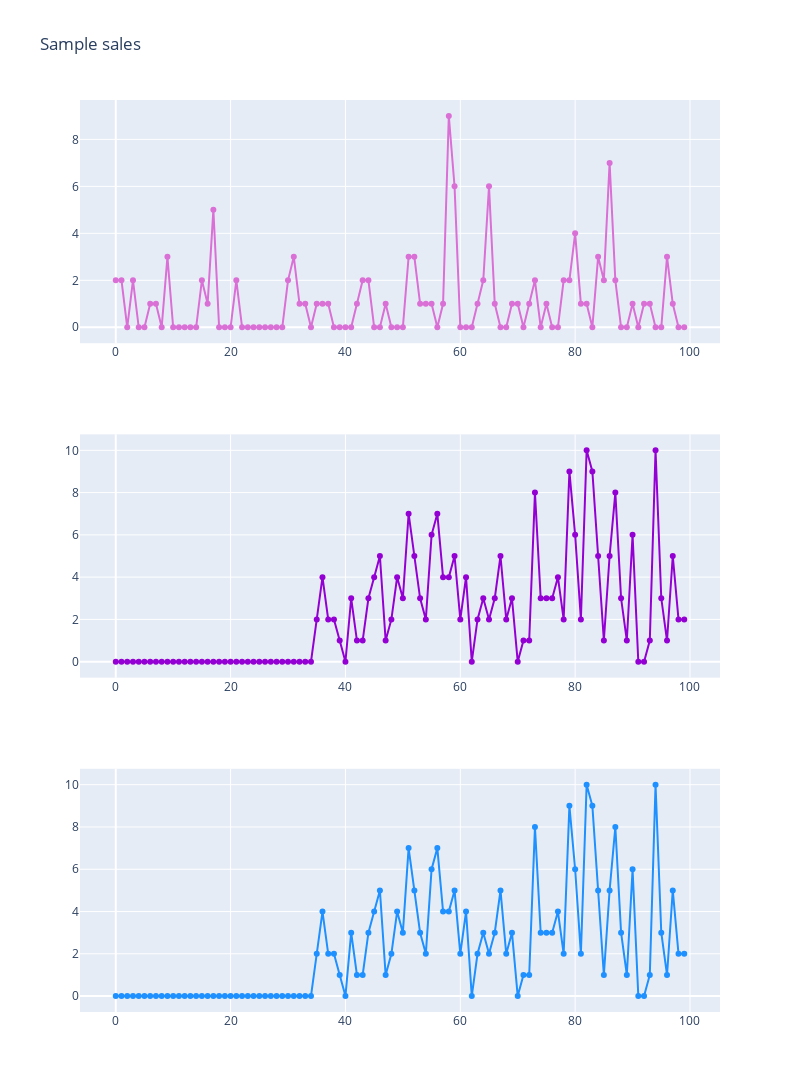

The cell this chart's notebook holds for it:
### Code cell
data_colums = [ col for col in sales_train_validation_df if 'd_' in col]
data1 = sales_train_validation_df.loc[sales_train_validation_df['id'] == 'HOBBIES_1_005_CA_1_validation'].set_index('id')[data_colums].values[0][1300:1400]
data2 = sales_train_validation_df.loc[sales_train_validation_df['id'] == 'FOODS_3_800_WI_3_validation'].set_index('id')[data_colums].values[0][1300:1400]
data3 = sales_train_validation_df.loc[sales_train_validation_df['id'] == 'HOUSEHOLD_2_200_CA_4_validation'].set_index('id')[data_colums].values[0][1300:1400]

fig = make_subplots(rows=3, cols=1)

fig.add_trace(go.Scatter(x=np.arange(len(data1)), y=data1, showlegend=False,
                    mode='lines+markers', name="HOBBIES_1_005_CA_1",
                         marker=dict(color="orchid")),
             row=1, col=1)

fig.add_trace(go.Scatter(x=np.arange(len(data2)), y=data2, showlegend=False,
                    mode='lines+markers', name="FOODS_3_800_WI_3",
                         marker=dict(color="darkviolet")),
             row=2, col=1)

fig.add_trace(go.Scatter(x=np.arange(len(data2)), y=data2, showlegend=False,
                    mode='lines+markers', name="HOUSEHOLD_2_200_CA_4",
                         marker=dict(color="dodgerblue")),
             row=3, col=1)

fig.update_layout(height=1200, width=800, title_text="Sample sales")
fig.show()

### Figure 1 — Plotly figure (JSON) as saved in the notebook; plotly's stock layout.template omitted (floating-point values rounded to 4 significant figures)
{"data": [{"marker": {"color": "orchid"}, "mode": "lines+markers", "name": "HOBBIES_1_005_CA_1", "showlegend": false, "x": [0, 1, 2, 3, 4, 5, 6, 7, 8, 9, 10, 11, 12, 13, 14, 15, 16, 17, 18, 19, 20, 21, 22, 23, 24, 25, 26, 27, 28, 29, 30, 31, 32, 33, 34, 35, 36, 37, 38, 39, 40, 41, 42, 43, 44, 45, 46, 47, 48, 49, 50, 51, 52, 53, 54, 55, 56, 57, 58, 59, 60, 61, 62, 63, 64, 65, 66, 67, 68, 69, 70, 71, 72, 73, 74, 75, 76, 77, 78, 79, 80, 81, 82, 83, 84, 85, 86, 87, 88, 89, 90, 91, 92, 93, 94, 95, 96, 97, 98, 99], "y": [2, 2, 0, 2, 0, 0, 1, 1, 0, 3, 0, 0, 0, 0, 0, 2, 1, 5, 0, 0, 0, 2, 0, 0, 0, 0, 0, 0, 0, 0, 2, 3, 1, 1, 0, 1, 1, 1, 0, 0, 0, 0, 1, 2, 2, 0, 0, 1, 0, 0, 0, 3, 3, 1, 1, 1, 0, 1, 9, 6, 0, 0, 0, 1, 2, 6, 1, 0, 0, 1, 1, 0, 1, 2, 0, 1, 0, 0, 2, 2, 4, 1, 1, 0, 3, 2, 7, 2, 0, 0, 1, 0, 1, 1, 0, 0, 3, 1, 0, 0], "type": "scatter", "xaxis": "x", "yaxis": "y"}, {"marker": {"color": "darkviolet"}, "mode": "lines+markers", "name": "FOODS_3_800_WI_3", "showlegend": false, "x": [0, 1, 2, 3, 4, 5, 6, 7, 8, 9, 10, 11, 12, 13, 14, 15, 16, 17, 18, 19, 20, 21, 22, 23, 24, 25, 26, 27, 28, 29, 30, 31, 32, 33, 34, 35, 36, 37, 38, 39, 40, 41, 42, 43, 44, 45, 46, 47, 48, 49, 50, 51, 52, 53, 54, 55, 56, 57, 58, 59, 60, 61, 62, 63, 64, 65, 66, 67, 68, 69, 70, 71, 72, 73, 74, 75, 76, 77, 78, 79, 80, 81, 82, 83, 84, 85, 86, 87, 88, 89, 90, 91, 92, 93, 94, 95, 96, 97, 98, 99], "y": [0, 0, 0, 0, 0, 0, 0, 0, 0, 0, 0, 0, 0, 0, 0, 0, 0, 0, 0, 0, 0, 0, 0, 0, 0, 0, 0, 0, 0, 0, 0, 0, 0, 0, 0, 2, 4, 2, 2, 1, 0, 3, 1, 1, 3, 4, 5, 1, 2, 4, 3, 7, 5, 3, 2, 6, 7, 4, 4, 5, 2, 4, 0, 2, 3, 2, 3, 5, 2, 3, 0, 1, 1, 8, 3, 3, 3, 4, 2, 9, 6, 2, 10, 9, 5, 1, 5, 8, 3, 1, 6, 0, 0, 1, 10, 3, 1, 5, 2, 2], "type": "scatter", "xaxis": "x2", "yaxis": "y2"}, {"marker": {"color": "dodgerblue"}, "mode": "lines+markers", "name": "HOUSEHOLD_2_200_CA_4", "showlegend": false, "x": [0, 1, 2, 3, 4, 5, 6, 7, 8, 9, 10, 11, 12, 13, 14, 15, 16, 17, 18, 19, 20, 21, 22, 23, 24, 25, 26, 27, 28, 29, 30, 31, 32, 33, 34, 35, 36, 37, 38, 39, 40, 41, 42, 43, 44, 45, 46, 47, 48, 49, 50, 51, 52, 53, 54, 55, 56, 57, 58, 59, 60, 61, 62, 63, 64, 65, 66, 67, 68, 69, 70, 71, 72, 73, 74, 75, 76, 77, 78, 79, 80, 81, 82, 83, 84, 85, 86, 87, 88, 89, 90, 91, 92, 93, 94, 95, 96, 97, 98, 99], "y": [0, 0, 0, 0, 0, 0, 0, 0, 0, 0, 0, 0, 0, 0, 0, 0, 0, 0, 0, 0, 0, 0, 0, 0, 0, 0, 0, 0, 0, 0, 0, 0, 0, 0, 0, 2, 4, 2, 2, 1, 0, 3, 1, 1, 3, 4, 5, 1, 2, 4, 3, 7, 5, 3, 2, 6, 7, 4, 4, 5, 2, 4, 0, 2, 3, 2, 3, 5, 2, 3, 0, 1, 1, 8, 3, 3, 3, 4, 2, 9, 6, 2, 10, 9, 5, 1, 5, 8, 3, 1, 6, 0, 0, 1, 10, 3, 1, 5, 2, 2], "type": "scatter", "xaxis": "x3", "yaxis": "y3"}], "layout": {"xaxis": {"anchor": "y", "domain": [0, 1], "type": "linear", "range": [-6.226, 105.2], "autorange": true}, "yaxis": {"anchor": "x", "domain": [0.7333, 1], "type": "linear", "range": [-0.658, 9.658], "autorange": true}, "xaxis2": {"anchor": "y2", "domain": [0, 1], "type": "linear", "range": [-6.226, 105.2], "autorange": true}, "yaxis2": {"anchor": "x2", "domain": [0.3667, 0.6333], "type": "linear", "range": [-0.7311, 10.73], "autorange": true}, "xaxis3": {"anchor": "y3", "domain": [0, 1], "type": "linear", "range": [-6.226, 105.2], "autorange": true}, "yaxis3": {"anchor": "x3", "domain": [0, 0.2667], "type": "linear", "range": [-0.7311, 10.73], "autorange": true}, "title": {"text": "Sample sales"}, "height": 1200, "width": 800}}
